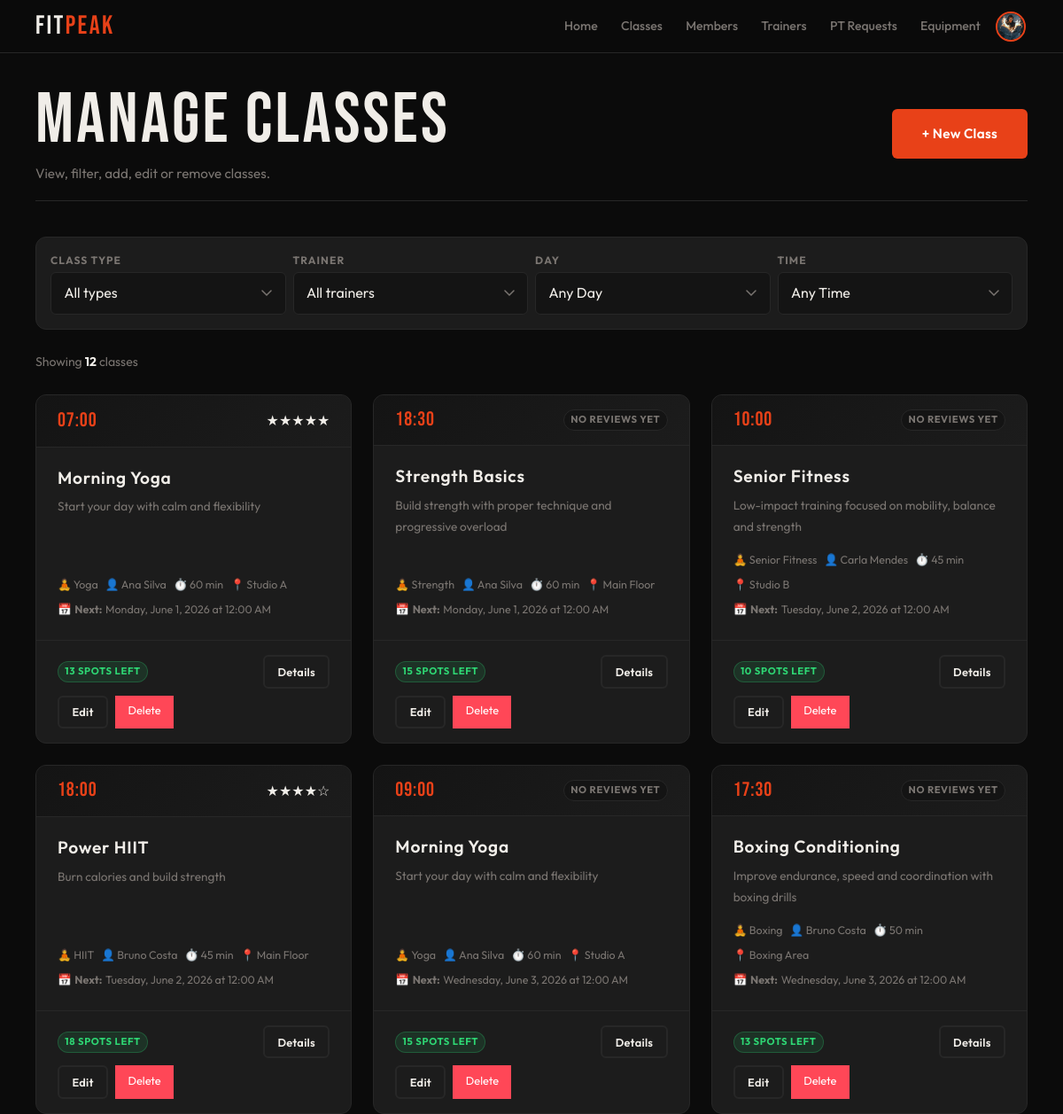
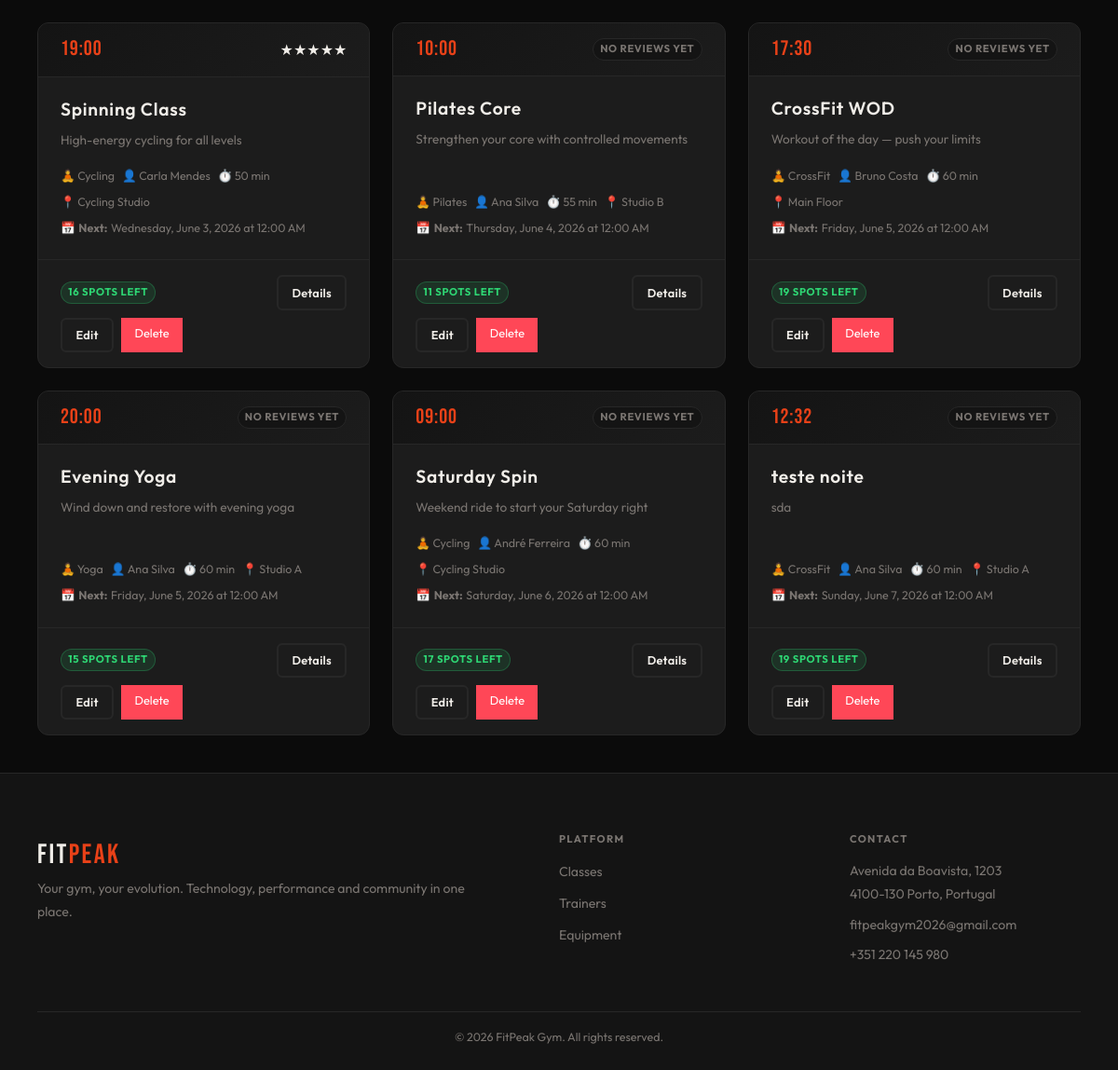
Before: /admin/classes.php?error=invalid_id (signed in) with the older database file (2 pictures, top to bottom).
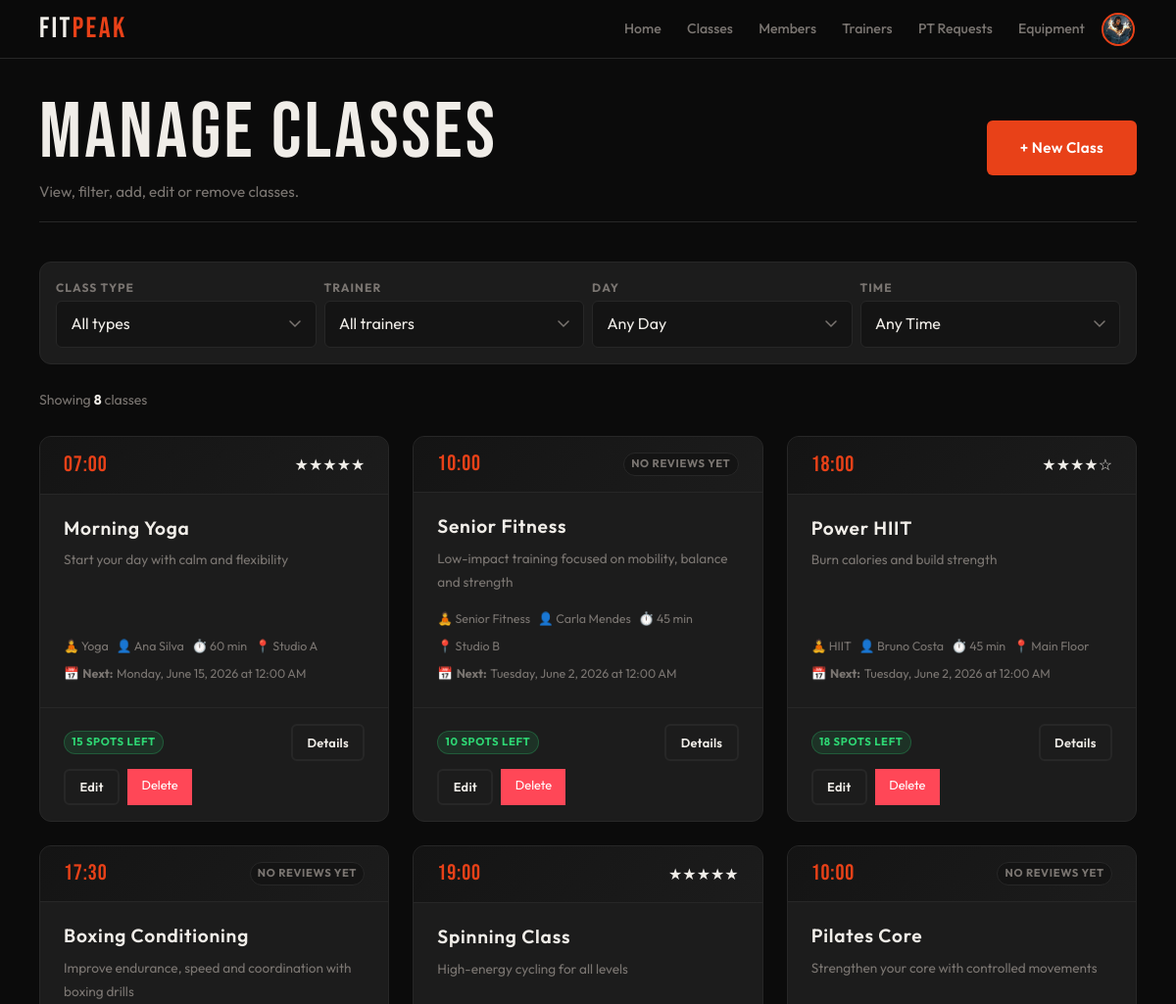
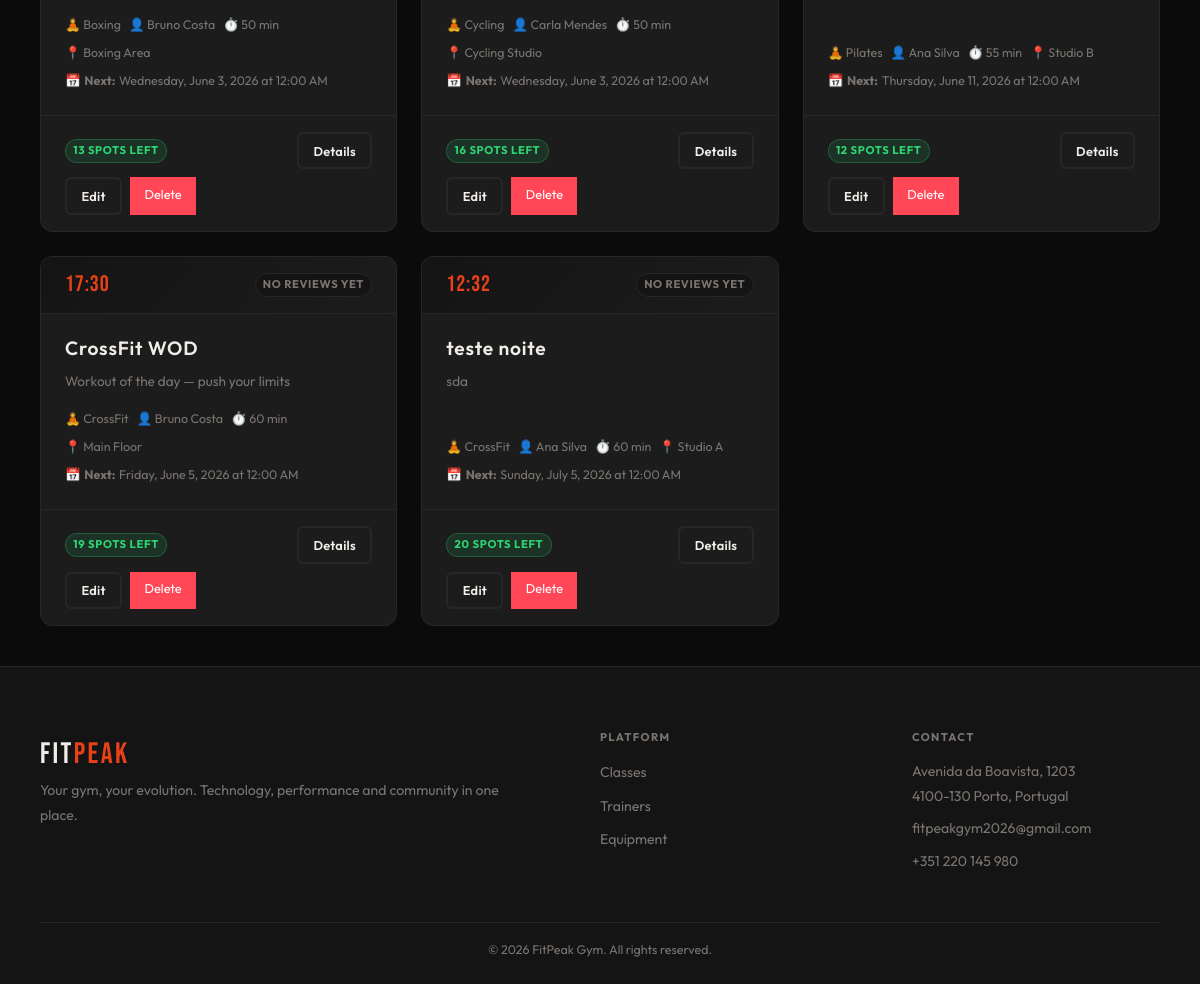
After: the same page with the newer database file (2 pictures, top to bottom).
### tables this page shows
CREATE TABLE class_schedules (
    id INTEGER PRIMARY KEY AUTOINCREMENT,
    class_id INTEGER NOT NULL,
    trainer_id INTEGER,
    day_of_week TEXT NOT NULL,   -- Monday, Tuesday, etc.
    start_time TEXT NOT NULL,
    location TEXT NOT NULL DEFAULT 'Studio A',
    capacity INTEGER NOT NULL DEFAULT 20,
    duration_min INTEGER NOT NULL DEFAULT 60,
    FOREIGN KEY(class_id) REFERENCES classes(id) ON DELETE CASCADE,
    FOREIGN KEY(trainer_id) REFERENCES users(id) ON DELETE SET NULL
);

CREATE TABLE classes (
    id INTEGER PRIMARY KEY AUTOINCREMENT,
    name TEXT NOT NULL,
    description TEXT,
    class_type_id INTEGER NOT NULL,
    active INTEGER NOT NULL DEFAULT 1,
    FOREIGN KEY(class_type_id) REFERENCES class_types(id)
);

CREATE TABLE class_types (
    id INTEGER PRIMARY KEY AUTOINCREMENT,
    name TEXT UNIQUE NOT NULL,
    label TEXT NOT NULL,
    description TEXT,
    icon TEXT,
    active INTEGER NOT NULL DEFAULT 1
);

CREATE TABLE users (
    id INTEGER PRIMARY KEY AUTOINCREMENT,
    name TEXT NOT NULL,
    username TEXT UNIQUE NOT NULL,
    email TEXT UNIQUE NOT NULL,
    password TEXT NOT NULL,
    role TEXT NOT NULL DEFAULT 'member' CHECK(role IN ('member','trainer','admin')),
    is_admin INTEGER NOT NULL DEFAULT 0,
    photo TEXT DEFAULT NULL,
    active INTEGER NOT NULL DEFAULT 1,
    created_at DATETIME DEFAULT CURRENT_TIMESTAMP
);

CREATE TABLE class_sessions (
    id INTEGER PRIMARY KEY AUTOINCREMENT,
    schedule_id INTEGER NOT NULL,
    session_date DATE NOT NULL,
    status TEXT DEFAULT 'scheduled' CHECK(status IN ('scheduled','cancelled','completed')),
    FOREIGN KEY(schedule_id) REFERENCES class_schedules(id) ON DELETE CASCADE
);

### db/classes.php (called while the page is built, shortened)
<?php
function getAllClassSchedules($pdo, $filters = []) {
    $sql = "SELECT cs.id AS schedule_id, cs.day_of_week, cs.start_time, cs.location, cs.capacity, cs.duration_min, c.id AS class_id, c.name AS class_name, c.description AS class_description, ct.id AS class_type_id, ct.name AS class_type_name, ct.label AS class_type_label, u.id AS trainer_id, u.name AS trainer_name, (SELECT COUNT(*) FROM enrollments e JOIN class_sessions sess ON e.session_id = sess.id WHERE sess.schedule_id = cs.id AND e.status = 'enrolled') AS enrolled_count FROM class_schedules cs JOIN classes c ON cs.class_id = c.id JOIN class_types ct ON c.class_type_id = ct.id LEFT JOIN users u ON cs.trainer_id = u.id WHERE c.active = 1";
    $params = [];
    $sql .= " ORDER BY CASE cs.day_of_week WHEN 'Monday' THEN 1 WHEN 'Tuesday' THEN 2 WHEN 'Wednesday' THEN 3 WHEN 'Thursday' THEN 4 WHEN 'Friday' THEN 5 WHEN 'Saturday' THEN 6 WHEN 'Sunday' THEN 7 ELSE 8 END, cs.start_time";
    $stmt = $pdo->prepare($sql);
    $stmt->execute($params);
    return $stmt->fetchAll(PDO::FETCH_ASSOC);
}
function getClassScheduleById($pdo, $scheduleId) {
    $sql = "SELECT cs.*, c.name AS class_name, c.description AS class_description, c.class_type_id FROM class_schedules cs JOIN classes c ON cs.class_id = c.id WHERE cs.id = ?";
    $stmt = $pdo->prepare($sql);
    $stmt->execute([$scheduleId]);
    return $stmt->fetch(PDO::FETCH_ASSOC);
}
function getClassScheduleRating($pdo, $scheduleId) {
    $sql = "SELECT ROUND(AVG(r.rating), 1) AS avg_rating, COUNT(r.id) AS review_count FROM reviews r JOIN class_sessions sess ON r.session_id = sess.id WHERE sess.schedule_id = ?";
    $stmt = $pdo->prepare($sql);
    $stmt->execute([$scheduleId]);
    $result = $stmt->fetch(PDO::FETCH_ASSOC);
    return [
        'rating' => $result['avg_rating'] ?? 0,
        'count' => (int)($result['review_count'] ?? 0)
    ];
}
function getUpcomingSessionsBySchedule(PDO $pdo, int $scheduleId, int $limit = 5): array
{
    $stmt = $pdo->prepare("
        SELECT
            sess.id,
            sess.session_date,
            sess.status,
            (SELECT COUNT(*) FROM enrollments WHERE session_id = sess.id AND status = 'enrolled') AS enrolled_count,
            cs.start_time,
            c.name AS class_name,
            u.name AS trainer_name,
            cs.capacity
        FROM class_sessions sess
        JOIN class_schedules cs ON sess.schedule_id = cs.id
        JOIN classes c ON cs.class_id = c.id
        LEFT JOIN users u ON cs.trainer_id = u.id
        WHERE sess.schedule_id = ?
          AND datetime(sess.session_date || ' ' || cs.start_time) > datetime('now')
          AND sess.status = 'scheduled'
        ORDER BY sess.session_date ASC
        LIMIT ?
    ");
    $stmt->execute([$scheduleId, $limit]);
    $realSessions = $stmt->fetchAll(PDO::FETCH_ASSOC);
    if (!empty($realSessions)) {
        return $realSessions;
    }
    $schedule = getClassScheduleById($pdo, $scheduleId);
    $timezone = new DateTimeZone('Europe/Lisbon');
    $now = new DateTime('now', $timezone);
    $today = clone $now;
    $today->setTime(0, 0, 0);
    $startDate = clone $today;
    $startDate->modify('+1 day');
    $dayMap = [
        'Monday'    => 'Mon',
        'Tuesday'   => 'Tue',
        'Wednesday' => 'Wed',
        'Thursday'  => 'Thu',
        'Friday'    => 'Fri',
        'Saturday'  => 'Sat',
        'Sunday'    => 'Sun'
    ];
    $targetDay = $dayMap[$schedule['day_of_week']] ?? null;
    $sessions = [];
    $date = clone $startDate;
    $found = 0;
    while ($found < $limit && $found < 52) {
        if ($date->format('D') === $targetDay) {
            $sessionDate = $date->format('Y-m-d');
            $sessions[] = [
                'id'            => -($found + 1),
                'session_date'  => $sessionDate,
                'status'        => 'scheduled',
                'start_time'    => $schedule['start_time'],
                'class_name'    => $schedule['class_name'],
                'trainer_name'  => $schedule['trainer_name'] ?? 'TBD',
                'capacity'      => (int)$schedule['capacity'],
                'enrolled_count'=> 0,
                'is_virtual'    => true
            ];
            $found++;
        }
        $date->modify('+1 day');
    }
    return $sessions;
}
?>

### admin/classes.php (the view, shortened to what the changed rows need)
<?php
require_once '../includes/header.php';
require_once '../includes/footer.php';
require_once '../db/classes.php';
require_once '../template/classes.php';
$pdo = getDatabaseConnection();
$filters = [
    'type'    => $_GET['type'] ?? '',
    'trainer' => $_GET['trainer'] ?? '',
    'day'     => $_GET['day'] ?? '',
    'time'    => $_GET['time'] ?? ''
];
$schedules = getAllClassSchedules($pdo, $filters);
?>
<main class="main">
    <div class="container">
        <header class="page-header">
            <div class="page-header-row page-header-actions">
                <div>
                    <h1>Manage Classes</h1>
                </div>
            </div>
        </header>
        <div class="results-bar">
            <p class="results-count" id="results-count">
                Showing <strong id="class-count"><?= count($schedules) ?></strong> classes
            </p>
        </div>
        <div id="class-list-container">
            <?php output_class_schedule_list($schedules); ?>
        </div>
    </div>
</main>

### template/classes.php (shortened to what the changed rows need)
<?php
function output_class_schedule_list($schedules) {
    echo '<div class="class-grid">';
    foreach ($schedules as $schedule) {
        output_class_schedule_card($schedule);
    }
    echo '</div>';
}
function output_class_schedule_card($schedule) {
    $scheduleId = (int)$schedule['schedule_id'];
    $className = htmlspecialchars($schedule['class_name']);
    $trainerName = htmlspecialchars($schedule['trainer_name'] ?? 'TBD');
    $day = htmlspecialchars($schedule['day_of_week']);
    $startTime = htmlspecialchars($schedule['start_time']);
    $location = htmlspecialchars($schedule['location']);
    $duration = (int)$schedule['duration_min'];
    $capacity = (int)$schedule['capacity'];
    $enrolled = (int)($schedule['enrolled_count'] ?? 0);
    $freeSpots = max(0, $capacity - $enrolled);
    $typeLabel = htmlspecialchars($schedule['class_type_label'] ?? ucfirst($schedule['class_type_name']));
    $description = trim($schedule['class_description'] ?? '');
    $shortDescription = htmlspecialchars(substr($description, 0, 100)) . (strlen($description) > 100 ? '…' : '');
    $ratingData = getClassScheduleRating($GLOBALS['pdo'], $scheduleId);
    $avgRating = $ratingData['rating'];
    $reviewCount = $ratingData['count'];
    if ($freeSpots <= 0) {
        $fillClass = 'danger';
    } elseif ($freeSpots <= ceil($capacity * 0.2)) {
        $fillClass = 'warning';
    } else {
        $fillClass = 'success';
    }
    $allowedAreas = ['member', 'trainer', 'admin'];
    $activeRole = $_SESSION['active_role'] ?? '';
    $showDetailsLink = in_array($activeRole, $allowedAreas, true);
    ?>
    <article class="class-card" data-schedule-id="<?= $scheduleId ?>">
        <div class="class-head">
            <div class="class-time-big"><?= $startTime ?></div>
            <div class="class-ratings">
                <?php if ($reviewCount > 0): ?>
                    <div class="stars">
                        <?php
                        $fullStars = floor($avgRating);
                        $halfStar = ($avgRating - $fullStars) >= 0.5;
                        for ($i = 1; $i <= 5; $i++) {
                            if ($i <= $fullStars) {
                                echo '★';
                            } elseif ($halfStar && $i == $fullStars + 1) {
                                echo '½';
                            } else {
                                echo '☆';
                            }
                        }
                        ?>
                    </div>
                <?php else: ?>
                    <span class="badge badge-muted">No reviews yet</span>
                <?php endif; ?>
            </div>
        </div>
        <div class="class-body">
            <h3 class="class-name"><?= $className ?></h3>
            <p><?= $shortDescription ?></p>
            <ul class="class-meta">
                <li>🧘 <?= $typeLabel ?></li>
                <li>👤 <?= $trainerName ?></li>
                <li>⏱️ <?= $duration ?> min</li>
                <li>📍 <?= $location ?></li>
                <?php
                $sessions = getUpcomingSessionsBySchedule($GLOBALS['pdo'], $scheduleId, 1);
                if (!empty($sessions)):
                    $nextSession = $sessions[0];
                    $nextDate = $nextSession['session_date'];
                    $dateObj = new DateTime($nextDate);
                    $formattedDate = $dateObj->format('l, F j, Y \a\t g:i A');
                ?>
                    <li>📅 <strong>Next:</strong> <?= htmlspecialchars($formattedDate) ?></li>
                <?php else: ?>
                    <li>📅 <?= htmlspecialchars($day) ?> at <?= $startTime ?></li>
                <?php endif; ?>
            </ul>
        </div>
        <div class="class-foot">
            <div class="cap-wrap">
                <span class="badge badge-<?= htmlspecialchars($fillClass) ?>">
                    <?= $freeSpots ?> spots left
                </span>
            </div>
            <?php if ($showDetailsLink): ?>
                <a href="/<?= htmlspecialchars($activeRole) ?>/class_details.php?id=<?= $scheduleId ?>"
                   class="secondary-button btn-sm">Details</a>
            <?php endif; ?>
            <?php if (isset($_SESSION['active_role']) && $_SESSION['active_role'] === 'admin'): ?>
                <div class="admin-actions">
                    <a href="edit_class.php?id=<?= $scheduleId ?>" class="secondary-button btn-sm">Edit</a>
                    <a href="delete_class.php?id=<?= $scheduleId ?>" class="delete-btn btn-sm delete-class-link">Delete</a>
                </div>
            <?php endif; ?>
        </div>
    </article>
    <?php
}
    ?>

Changed rows visible on the page:
removed class_schedules: start_time "18:30", shows "NO REVIEWS YET", class.name "Strength Basics", class.description "Build strength with proper technique and progressive overload", class_types.label "Strength", trainer.name "Ana Silva", duration_min "60", location "Main Floor", formattedDate "Monday, June 1, 2026 at 12:00 AM", capacity "15"
removed class_schedules: start_time "09:00", shows "NO REVIEWS YET", class.name "Morning Yoga", class.description "Start your day with calm and flexibility", class_types.label "Yoga", trainer.name "Ana Silva", duration_min "60", location "Studio A", formattedDate "Wednesday, June 3, 2026 at 12:00 AM", capacity "15"
removed class_schedules: start_time "20:00", shows "NO REVIEWS YET", class.name "Evening Yoga", class.description "Wind down and restore with evening yoga", class_types.label "Yoga", trainer.name "Ana Silva", duration_min "60", location "Studio A", formattedDate "Friday, June 5, 2026 at 12:00 AM", capacity "15"
removed class_schedules: start_time "09:00", shows "NO REVIEWS YET", class.name "Saturday Spin", class.description "Weekend ride to start your Saturday right", class_types.label "Cycling", trainer.name "André Ferreira", duration_min "60", location "Cycling Studio", formattedDate "Saturday, June 6, 2026 at 12:00 AM", freeSpots "17"
computed for class_schedules "Morning Yoga": class_sessions.session_date "Monday, June 1, 2026 at 12:00 AM" → "Monday, June 15, 2026 at 12:00 AM"; capacity "13" → "15"
computed for class_schedules "Pilates Core": class_sessions.session_date "Thursday, June 4, 2026 at 12:00 AM" → "Thursday, June 11, 2026 at 12:00 AM"; capacity "11" → "12"
computed for class_schedules "teste noite": class_sessions.session_date "Sunday, June 7, 2026 at 12:00 AM" → "Sunday, July 5, 2026 at 12:00 AM"; capacity "19" → "20"
Other visible differences:
count($schedules): "12" → "8"
